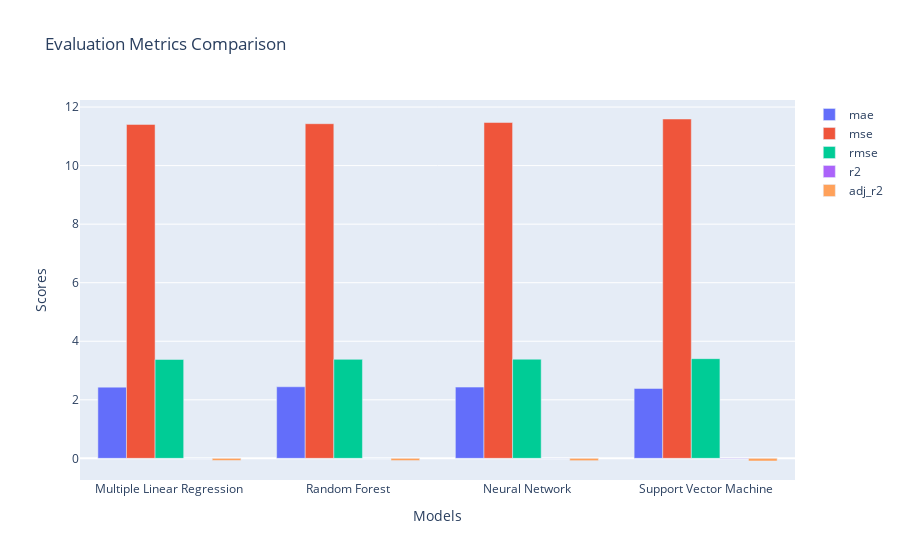

Source (notebook cell):
### Code cell
# Extracting model names and metric scores
model_names = [d['model'] for d in regression_stats_val]
metric_labels = list(regression_stats_val[0].keys())[1:]
metric_scores = {metric: [d[metric] for d in regression_stats_val] for metric in metric_labels}

# Plotting the bar chart
fig = go.Figure()

for metric in metric_labels:
    fig.add_trace(go.Bar(
        x=model_names,
        y=metric_scores[metric],
        name=metric
    ))

# Updating the layout
fig.update_layout(
    title='Evaluation Metrics Comparison',
    xaxis_title='Models',
    yaxis_title='Scores',
    barmode='group'
)

# Display the plot
fig.show()

### Figure 1 — Plotly figure (JSON) as saved in the notebook; plotly's stock layout.template omitted (floating-point values rounded to 4 significant figures)
{"data": [{"name": "mae", "type": "bar", "x": ["Multiple Linear Regression", "Random Forest", "Neural Network", "Support Vector Machine"], "y": [2.432, 2.444, 2.433, 2.387]}, {"name": "mse", "type": "bar", "x": ["Multiple Linear Regression", "Random Forest", "Neural Network", "Support Vector Machine"], "y": [11.41, 11.43, 11.47, 11.59]}, {"name": "rmse", "type": "bar", "x": ["Multiple Linear Regression", "Random Forest", "Neural Network", "Support Vector Machine"], "y": [3.377, 3.381, 3.387, 3.405]}, {"name": "r2", "type": "bar", "x": ["Multiple Linear Regression", "Random Forest", "Neural Network", "Support Vector Machine"], "y": [0.001819, -0.0002964, -0.003834, -0.01436]}, {"name": "adj_r2", "type": "bar", "x": ["Multiple Linear Regression", "Random Forest", "Neural Network", "Support Vector Machine"], "y": [-0.07364, -0.07591, -0.07972, -0.09104]}], "layout": {"barmode": "group", "title": {"text": "Evaluation Metrics Comparison"}, "xaxis": {"title": {"text": "Models"}}, "yaxis": {"title": {"text": "Scores"}}}}
